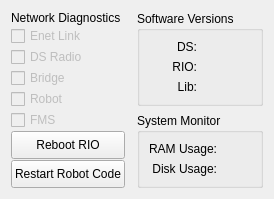
      <widget class="QWidget" name="DiagnosticsTab">
       <attribute name="title">
        <string></string>
       </attribute>
       <attribute name="toolTip">
        <string>Diagnostics</string>
       </attribute>
       <layout class="QHBoxLayout" name="horizontalLayout_2">
        <property name="spacing">
         <number>12</number>
        </property>
        <item>
         <widget class="QWidget" name="NetworkWidget" native="true">
          <layout class="QVBoxLayout" name="verticalLayout_6">
           <property name="spacing">
            <number>1</number>
           </property>
           <property name="leftMargin">
            <number>0</number>
           </property>
           <property name="topMargin">
            <number>0</number>
           </property>
           <property name="rightMargin">
            <number>0</number>
           </property>
           <property name="bottomMargin">
            <number>0</number>
           </property>
           <item>
            <widget class="QLabel" name="NetDiagLabel">
             <property name="text">
              <string>Network Diagnostics</string>
             </property>
             <property name="textFormat">
              <enum>Qt::PlainText</enum>
             </property>
            </widget>
           </item>
           <item>
            <widget class="QCheckBox" name="EnetLinkCheck">
             <property name="enabled">
              <bool>false</bool>
             </property>
             <property name="text">
              <string>Enet Link</string>
             </property>
            </widget>
           </item>
           <item>
            <widget class="QCheckBox" name="DsRadioCheck">
             <property name="enabled">
              <bool>false</bool>
             </property>
             <property name="text">
              <string>DS Radio</string>
             </property>
            </widget>
           </item>
           <item>
            <widget class="QCheckBox" name="BridgeCheck">
             <property name="enabled">
              <bool>false</bool>
             </property>
             <property name="text">
              <string>Bridge</string>
             </property>
            </widget>
           </item>
           <item>
            <widget class="QCheckBox" name="RobotCheck">
             <property name="enabled">
              <bool>false</bool>
             </property>
             <property name="text">
              <string>Robot</string>
             </property>
            </widget>
           </item>
           <item>
            <widget class="QCheckBox" name="FmsCheck">
             <property name="enabled">
              <bool>false</bool>
             </property>
             <property name="text">
              <string>FMS</string>
             </property>
            </widget>
           </item>
           <item>
            <spacer name="_s11">
             <property name="orientation">
              <enum>Qt::Vertical</enum>
             </property>
             <property name="sizeType">
              <enum>QSizePolicy::Expanding</enum>
             </property>
             <property name="sizeHint" stdset="0">
              <size>
               <width>0</width>
               <height>0</height>
              </size>
             </property>
            </spacer>
           </item>
           <item>
            <widget class="QPushButton" name="RebootRioButton">
             <property name="minimumSize">
              <size>
               <width>0</width>
               <height>28</height>
              </size>
             </property>
             <property name="maximumSize">
              <size>
               <width>16777215</width>
               <height>28</height>
              </size>
             </property>
             <property name="text">
              <string>Reboot RIO</string>
             </property>
            </widget>
           </item>
           <item>
            <widget class="QPushButton" name="RestartCodeButton">
             <property name="minimumSize">
              <size>
               <width>0</width>
               <height>28</height>
              </size>
             </property>
             <property name="maximumSize">
              <size>
               <width>16777215</width>
               <height>28</height>
              </size>
             </property>
             <property name="text">
              <string>Restart Robot Code</string>
             </property>
            </widget>
           </item>
          </layout>
         </widget>
        </item>
        <item>
         <widget class="QWidget" name="InformationWidget" native="true">
          <layout class="QVBoxLayout" name="verticalLayout_8">
           <property name="spacing">
            <number>1</number>
           </property>
           <property name="leftMargin">
            <number>0</number>
           </property>
           <property name="topMargin">
            <number>0</number>
           </property>
           <property name="rightMargin">
            <number>0</number>
           </property>
           <property name="bottomMargin">
            <number>0</number>
           </property>
           <item>
            <widget class="QGroupBox" name="VersionBox">
             <property name="title">
              <string>Software Versions</string>
             </property>
             <layout class="QGridLayout" name="gridLayout_4">
              <item row="0" column="0">
               <widget class="QLabel" name="DsVersionLabel">
                <property name="text">
                 <string>DS:</string>
                </property>
                <property name="textFormat">
                 <enum>Qt::PlainText</enum>
                </property>
                <property name="alignment">
                 <set>Qt::AlignRight|Qt::AlignTrailing|Qt::AlignVCenter</set>
                </property>
               </widget>
              </item>
              <item row="1" column="0">
               <widget class="QLabel" name="RioVersionLabel">
                <property name="text">
                 <string>RIO:</string>
                </property>
                <property name="textFormat">
                 <enum>Qt::PlainText</enum>
                </property>
                <property name="alignment">
                 <set>Qt::AlignRight|Qt::AlignTrailing|Qt::AlignVCenter</set>
                </property>
               </widget>
              </item>
              <item row="2" column="0">
               <widget class="QLabel" name="LibVersionLabel">
                <property name="text">
                 <string>Lib:</string>
                </property>
                <property name="textFormat">
                 <enum>Qt::PlainText</enum>
                </property>
                <property name="alignment">
                 <set>Qt::AlignRight|Qt::AlignTrailing|Qt::AlignVCenter</set>
                </property>
               </widget>
              </item>
              <item row="0" column="1">
               <widget class="QLabel" name="DsVersion">
                <property name="text">
                 <string/>
                </property>
                <property name="textFormat">
                 <enum>Qt::PlainText</enum>
                </property>
               </widget>
              </item>
              <item row="1" column="1">
               <widget class="QLabel" name="RioVersion">
                <property name="text">
                 <string/>
                </property>
                <property name="textFormat">
                 <enum>Qt::PlainText</enum>
                </property>
               </widget>
              </item>
              <item row="2" column="1">
               <widget class="QLabel" name="LibVersion">
                <property name="text">
                 <string/>
                </property>
                <property name="textFormat">
                 <enum>Qt::PlainText</enum>
                </property>
               </widget>
              </item>
             </layout>
            </widget>
           </item>
           <item>
            <spacer name="verticalSpacer_5">
             <property name="orientation">
              <enum>Qt::Vertical</enum>
             </property>
             <property name="sizeType">
              <enum>QSizePolicy::Expanding</enum>
             </property>
             <property name="sizeHint" stdset="0">
              <size>
               <width>0</width>
               <height>0</height>
              </size>
             </property>
            </spacer>
           </item>
           <item>
            <widget class="QGroupBox" name="MonitorBox">
             <property name="title">
              <string>System Monitor</string>
             </property>
             <layout class="QGridLayout" name="gridLayout_5">
              <item row="0" column="0">
               <widget class="QLabel" name="RamLabel">
                <property name="text">
                 <string>RAM Usage:</string>
                </property>
                <property name="textFormat">
                 <enum>Qt::PlainText</enum>
                </property>
                <property name="alignment">
                 <set>Qt::AlignRight|Qt::AlignTrailing|Qt::AlignVCenter</set>
                </property>
               </widget>
              </item>
              <item row="1" column="0">
               <widget class="QLabel" name="DiskLabel">
                <property name="text">
                 <string>Disk Usage:</string>
                </property>
                <property name="textFormat">
                 <enum>Qt::PlainText</enum>
                </property>
                <property name="alignment">
                 <set>Qt::AlignRight|Qt::AlignTrailing|Qt::AlignVCenter</set>
                </property>
               </widget>
              </item>
              <item row="0" column="1">
               <widget class="QLabel" name="RamUsage">
                <property name="text">
                 <string/>
                </property>
                <property name="textFormat">
                 <enum>Qt::PlainText</enum>
                </property>
               </widget>
              </item>
              <item row="1" column="1">
               <widget class="QLabel" name="DiskUsage">
                <property name="text">
                 <string/>
                </property>
                <property name="textFormat">
                 <enum>Qt::PlainText</enum>
                </property>
               </widget>
              </item>
             </layout>
            </widget>
           </item>
          </layout>
         </widget>
        </item>
       </layout>
      </widget>
